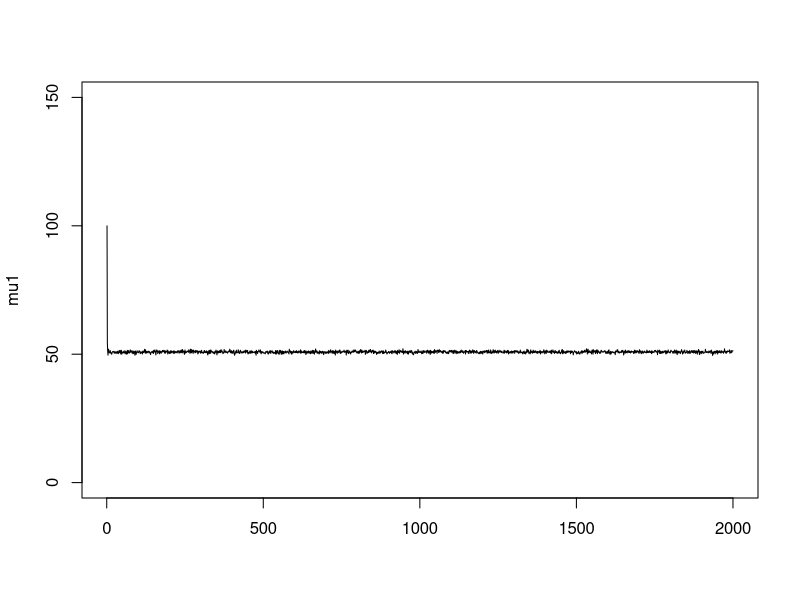
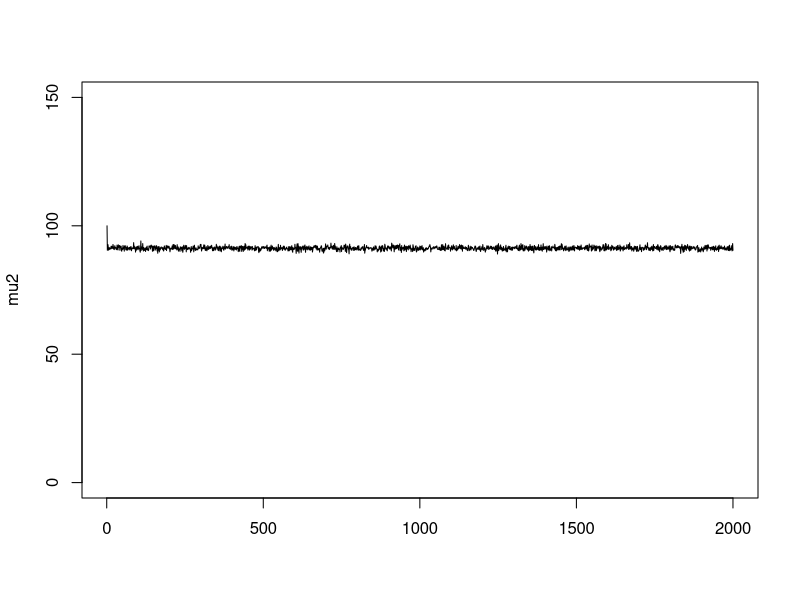
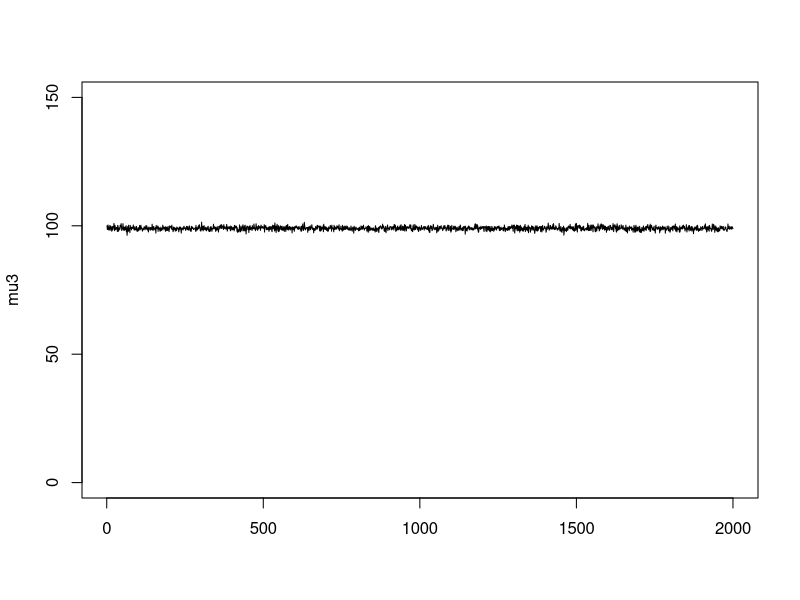
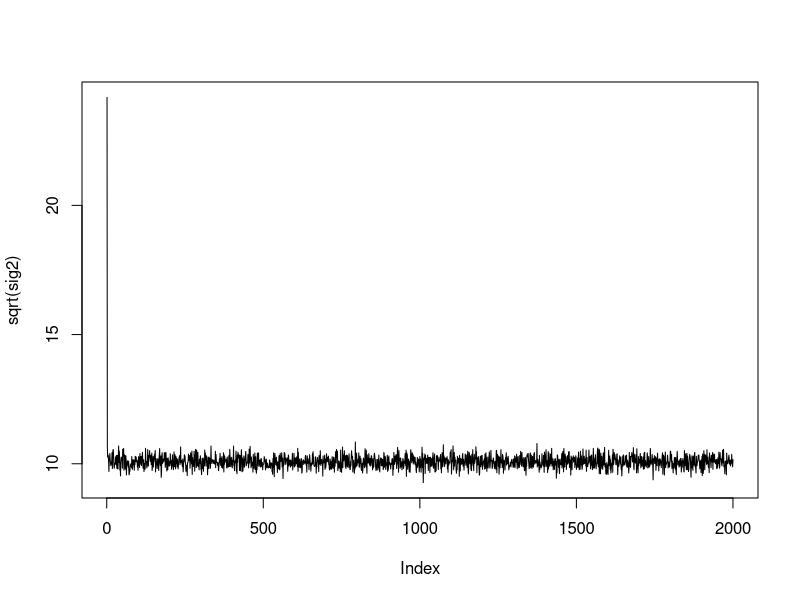

These charts were generated, in order, by the following R code:
###ruining things
###maak dataset
set.seed(123)
I=1000
sig=10
trueDisease=as.vector(1:3%*%rmultinom(I,1,c(.6,.2,.2)))
trueMean=c(50,90,100)
blood=rnorm(I,trueMean[trueDisease],sig)
out=data.frame(disease=trueDisease,blood=round(blood,0))
colnames(out)=c("disease","blood")
write.table(out,file="hw1.dat",quote=F,row.names=F)
out

###search for number of obs per disease state (per group)
out1<-out[which(out$disease==1),]#dataset met enkel diseasestate = 1
out2<-out[which(out$disease==2),]#dataset met enkel diseasestate = 2
out3<-out[which(out$disease==3),]#dataset met enkel diseasestate = 1

N1=sum(out$disease==1)
N2=sum(out$disease==2)
N3=sum(out$disease==3)
N=N1+N2+N3
munot1=90
sigmanot1=15
munot2=90
sigmanot2=15
munot3=90
sigmanot3=15
a=2
b=2
library('MCMCpack')
M=2000 ##aantal keer
##plaats maken
mu1=1:M 
mu2=1:M 
mu3=1:M
sig2=1:M
mu1[1]=mu2[1]=mu3[1]=100
sig2[1]=225
mean1=mean(out1$blood)#mean group1
mean2=mean(out2$blood)
mean3=mean(out3$blood)
sig2=var(out$blood)#variance across all groups

for (m in 2:M)
{
  v1=1/(N1/sig2[m-1]+1/sigmanot1) 
  c1=(N1*mean1/sig2[m-1]+munot1/sigmanot1) 
  mu1[m]=rnorm(1,v1*c1,sqrt(v1)) 
  v2=1/(N2/sig2[m-1]+1/sigmanot2) 
  c2=(N2*mean2/sig2[m-1]+munot2/sigmanot2) 
  mu2[m]=rnorm(1,v2*c2,sqrt(v2)) 
  v3=1/(N3/sig2[m-1]+1/sigmanot3) 
  c3=(N3*mean3/sig2[m-1]+munot3/sigmanot3) 
  mu3[m]=rnorm(1,v3*c3,sqrt(v3))  
  SSE=sum((out1$blood-mu1[m])^2)+sum((out2$blood-mu2[m])^2)+sum((out3$blood-mu3[m])^2)
  sig2[m]=rinvgamma(1,sum(N)/2+a,SSE/2+b)
}
matplot(typ='l',mu1,lty=1, ylim=c(0,150))
matplot(typ='l',mu2,lty=1, ylim=c(0,150))
matplot(typ='l',mu3,lty=1, ylim=c(0,150))
plot(sqrt(sig2),typ='l')
